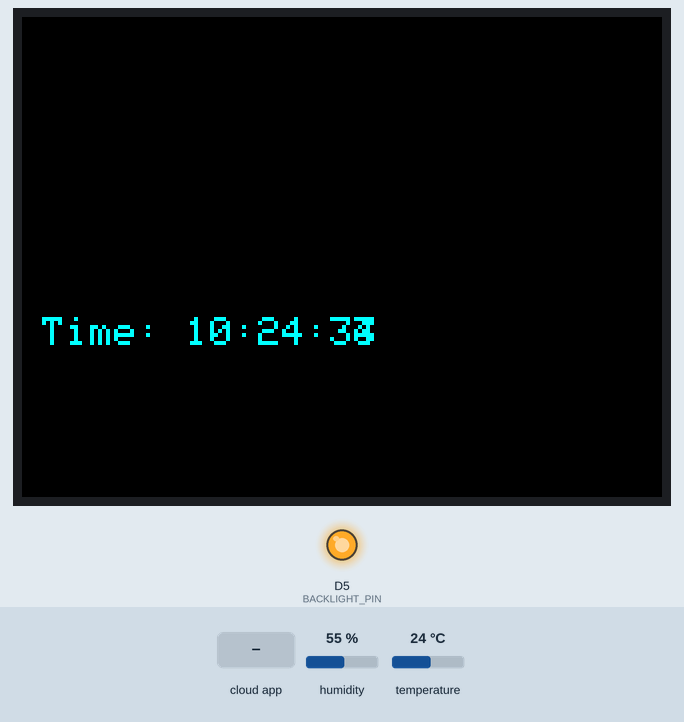
Recording of a sketch running on a simulated Arduino MKR. Shown: 320×240 colour display, output pins drawn as LEDs (lit = HIGH). The test bench sets the inputs (shaded band); at power-on: humidity 55 %, temperature 24 °C. WiFi joins after 1.5 s; servers stay silent unless stated; network time is answered at once with the bench clock; the local clock reads 2024-03-15 10:24:30 at power-on unless the sketch sets it.

Above: at 4.4 s.
4.5 s: the phone or cloud app sets backlight to 100
At 7.3 s:
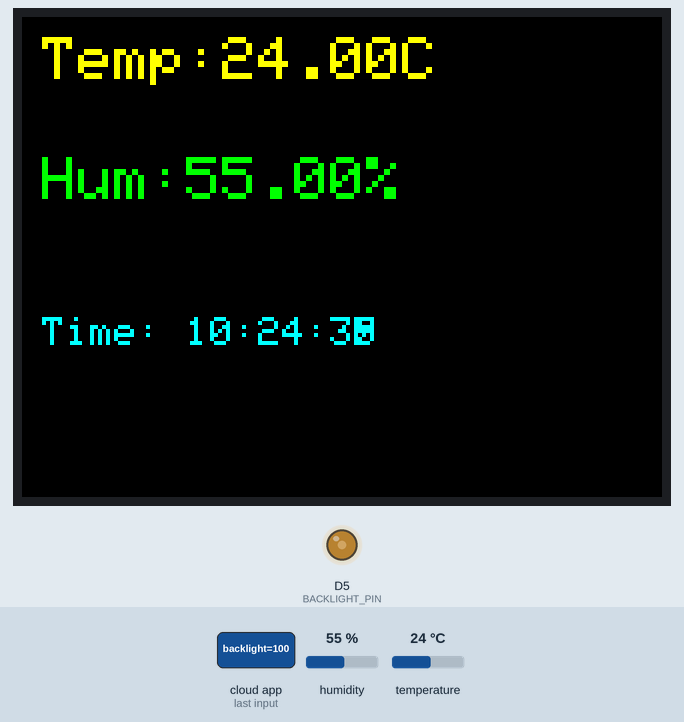
8.5 s: humidity set to 22 %
At 11.4 s:
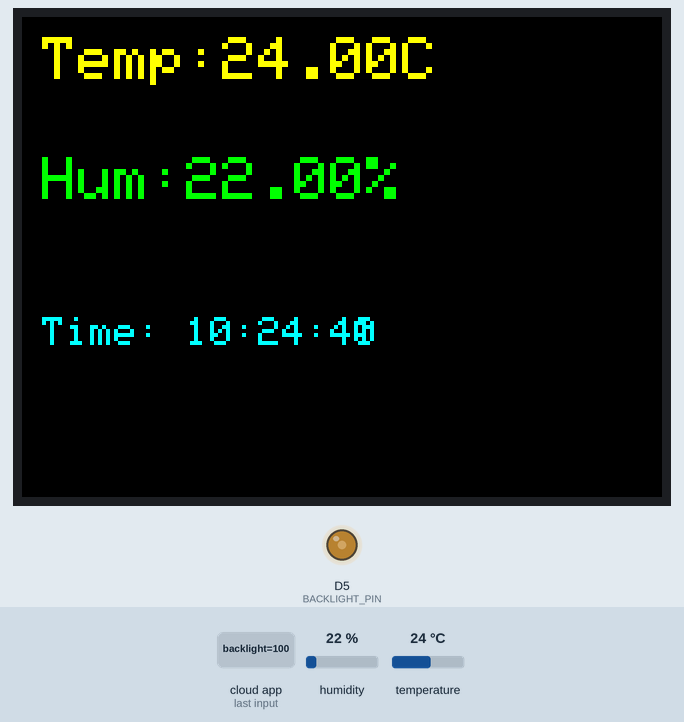
11.6 s: temperature set to 12 °C
At 15.8 s:
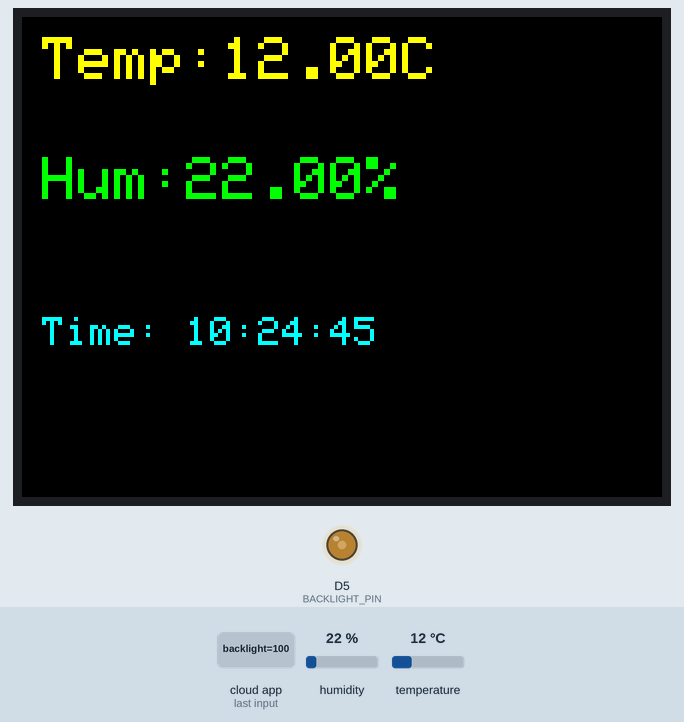
16.6 s: the phone or cloud app sets backlight to 0
At 17.3 s:
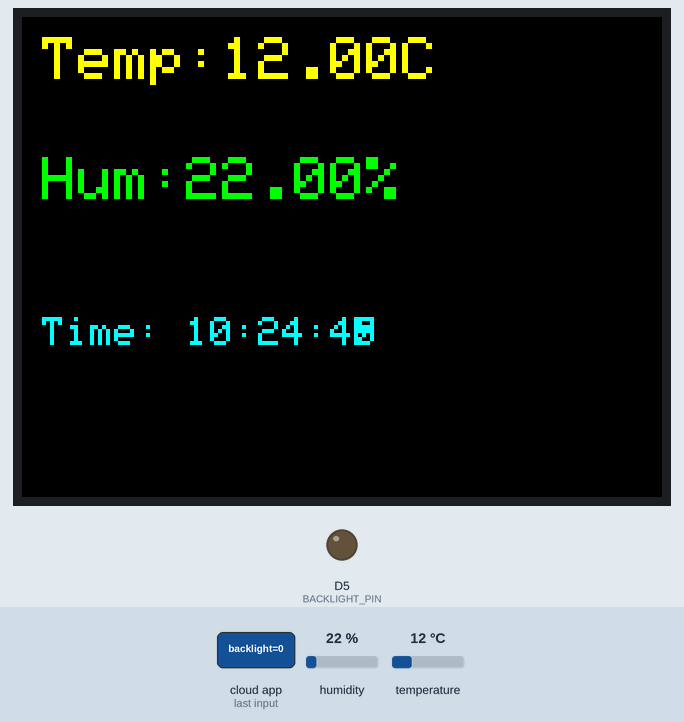
21.5 s: humidity set to 40 %
At 25.8 s:
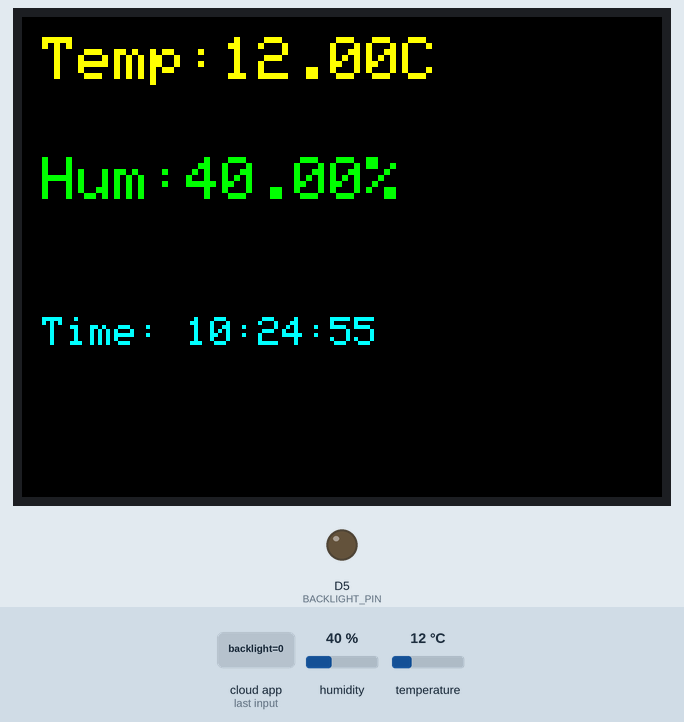
26.6 s: temperature set to 19 °C
At 31.6 s:
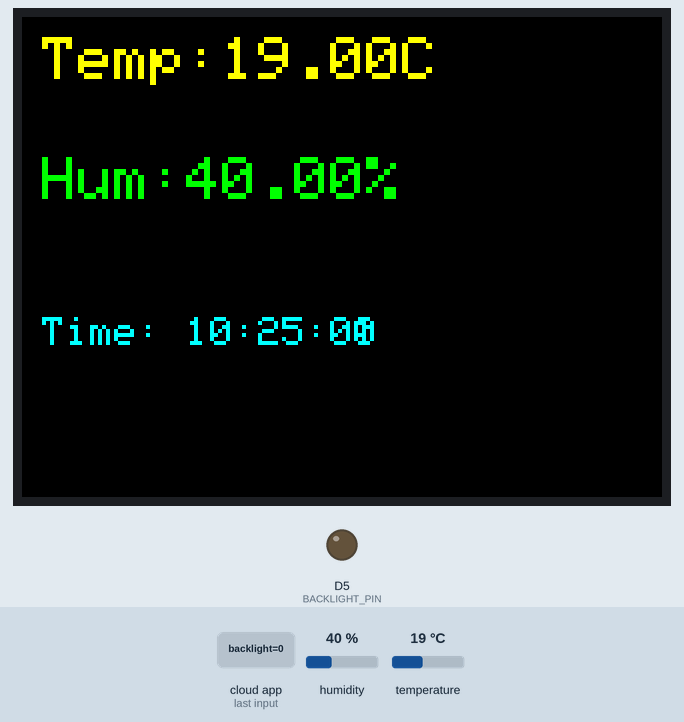
Timing chart, 0 to 32.6 s (numbered marks = the images above; inputs shaded):
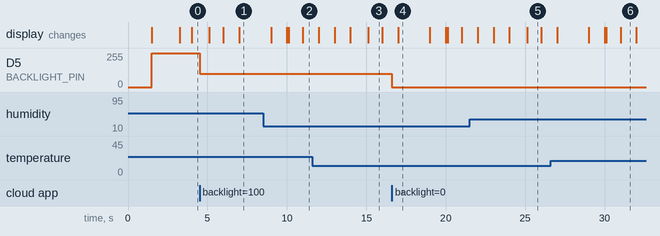

Measured:
- after the input at 4.5 s, D5 (BACKLIGHT_PIN): 255/255 → 100/255 at once
- after the input at 16.6 s, D5 (BACKLIGHT_PIN): 100/255 → 0/255 at once

The sketch:

Untitled_sep30b.ino
```cpp
#include "arduino_secrets.h"
#include "thingProperties.h"
#include <DHT.h>            // Library for DHT sensor
#include <TFT_eSPI.h>       // TFT display library
#include <WiFiUdp.h>        // For NTP time synchronization
#include <NTPClient.h>      // NTP client for getting time from the internet

#define DHTPIN 4            // DHT sensor pin
#define DHTTYPE DHT11       // DHT sensor type (DHT11)
#define BACKLIGHT_PIN 5     // Pin controlling the display's backlight

DHT dht(DHTPIN, DHTTYPE);   // DHT sensor instance
TFT_eSPI tft = TFT_eSPI();  // TFT display instance

WiFiUDP ntpUDP;             // UDP instance for NTPClient
NTPClient timeClient(ntpUDP, "pool.ntp.org", 3600 * 2); // Set timezone to +2 hours for CET (adjust for daylight savings)

void setup() {
  Serial.begin(9600);
  delay(1500); // Wait for the serial port to open

  dht.begin(); // Initialize DHT sensor

  pinMode(BACKLIGHT_PIN, OUTPUT); // Set backlight pin as output
  analogWrite(BACKLIGHT_PIN, 255); // Set backlight to maximum brightness

  // Initialize TFT display
  tft.init();
  tft.setRotation(1);  // Set display orientation
  tft.fillScreen(TFT_BLACK);  // Clear the display with black

  // Initialize NTP client
  timeClient.begin();
  timeClient.update();

  // Initialize Arduino IoT Cloud settings
  initProperties();
  ArduinoCloud.begin(ArduinoIoTPreferredConnection);
  setDebugMessageLevel(2); // Set debug message level
  ArduinoCloud.printDebugInfo(); // Print network and IoT Cloud connection info
}

void loop() {
  ArduinoCloud.update(); // Update IoT Cloud state

  static unsigned long previousMillis = 0;
  const long interval = 5000; // 5-second measurement interval

  unsigned long currentMillis = millis();
  if (currentMillis - previousMillis >= interval) {
    previousMillis = currentMillis;

    status = true; // Set status to true during sampling
    ArduinoCloud.update();

    // Read sensor data
    float temp = dht.readTemperature(); // Read temperature in Celsius
    float hum = dht.readHumidity();     // Read humidity

    if (!isnan(hum) && !isnan(temp)) {
      // Update Cloud variables
      temperature = temp;
      humidity = hum;

      // Display data on the screen
      displayData(temp, hum);
    } else {
      Serial.println("Failed to read from DHT sensor!");
    }

    status = false; // Reset status after sampling
    ArduinoCloud.update();
  }

  // Update NTP time
  timeClient.update();

  // Display time at the bottom of the screen
  displayTime();
}

// Display temperature and humidity on the screen
void displayData(float temp, float hum) {
  tft.fillScreen(TFT_BLACK);  // Clear the screen
  tft.setTextColor(TFT_WHITE);  // White text color

  // Display temperature
  tft.setTextColor(TFT_YELLOW);
  tft.setCursor(10, 10);
  tft.setTextSize(3);
  tft.print("Temp:");
  tft.print(temp);
  tft.println("C");

  // Display humidity
  tft.setTextColor(TFT_GREEN);
  tft.setCursor(10, 70);
  tft.setTextSize(3);
  tft.print("Hum:");
  tft.print(hum);
  tft.println("%");
}

// Display the current time at the bottom of the screen
void displayTime() {
  tft.setTextColor(TFT_CYAN);
  tft.setCursor(10, 150);  // Adjust position to the bottom
  tft.setTextSize(2);
  tft.print("Time: ");
  tft.print(timeClient.getFormattedTime());
}

// Automatically generated functions when Cloud variables change
void onTemperatureChange() {
  // Handle temperature change
}

void onHumidityChange() {
  // Handle humidity change
}

void onBacklightChange() {
  analogWrite(BACKLIGHT_PIN, backlight); // Adjust backlight based on Cloud variable
}

void onStatusChange() {
  // Handle status change
}
```

arduino_secrets.h
```cpp
#define SECRET_OPTIONAL_PASS "a wifi hozzáférést biztonsági okokból töröltem"
#define SECRET_SSID ""
```

thingProperties.h
```cpp
// Code generated by Arduino IoT Cloud, DO NOT EDIT.

#include <ArduinoIoTCloud.h>
#include <Arduino_ConnectionHandler.h>

const char SSID[]     = SECRET_SSID;    // Network SSID (name)
const char PASS[]     = SECRET_OPTIONAL_PASS;    // Network password (use for WPA, or use as key for WEP)

void onHumidityChange();
void onTemperatureChange();
void onBacklightChange();
void onStatusChange();

float humidity;
float temperature;
int backlight;
bool status;

void initProperties(){

  ArduinoCloud.addProperty(humidity, READWRITE, ON_CHANGE, onHumidityChange);
  ArduinoCloud.addProperty(temperature, READWRITE, ON_CHANGE, onTemperatureChange);
  ArduinoCloud.addProperty(backlight, READWRITE, ON_CHANGE, onBacklightChange);
  ArduinoCloud.addProperty(status, READWRITE, ON_CHANGE, onStatusChange);

}

WiFiConnectionHandler ArduinoIoTPreferredConnection(SSID, PASS);
```
